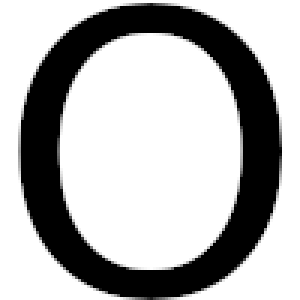
#> input picture imgs/Simple_circle_r45.png, 100 x 100 px, found by its file name (shown 3 times larger)
$ python '2.1- Hough_circle.py'   (older library calls are emulated)
#> lines starting #> are read from the running program, lines starting #| are printed output that depends on the picture; after the words box and inside, x2 and y2 are one past the last pixel; in counts of white or black regions, pixels touching at a corner belong together
import numpy as np
import cv2

# original_img = cv2.imread("/home/primary/git/CV/ComputerVision-Task2/imgs/Hough_circle.jpg", 0)
original_img = cv2.imread("/home/primary/git/CV/ComputerVision-Task2/imgs/Simple_circle_r45.png", 0)
#> original_img is the input picture: shape (100, 100); min 0, max 255, mean 177.7

img = cv2.Canny(original_img, 50, 80)
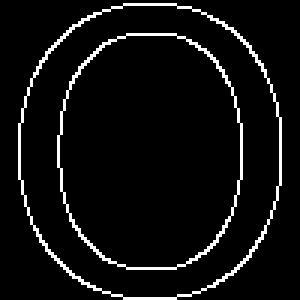
#> img: shape (100, 100) (shown 3 times larger); 5.9% white in thin lines or dots, all inside (x1, y1, x2, y2) = (6, 1, 94, 100)

num_thetas = 30

thetas = np.deg2rad(np.linspace(0, 90, num_thetas ))
# thetas = np.deg2rad(np.linspace(0, 350, num_thetas))
thetas_circle = np.deg2rad(np.linspace(0, 360, 360, endpoint = False))

width, height = img.shape
#> width = 100; height = 100

diag_len = np.int(np.sqrt(width * width + height * height)) + 1
#> diag_len = 142

rhos = np.linspace(0, diag_len , 40, dtype = np.int16)
#> rhos = 40 values from 0 to 142

cos_t = np.cos(thetas)
sin_t = np.sin(thetas)

cos_circle = np.cos(thetas_circle)
sin_circle = np.sin(thetas_circle)

acc_size = 2 * diag_len + 1
#> acc_size = 285

accumulator = np.zeros((acc_size, acc_size), dtype=np.uint16)

y_idxs, x_idxs = np.nonzero(img)
#> y_idxs = 590 values from 1 to 99; x_idxs = 590 values, max 93 at index 252, min 6 at index 257, mean 49.54

r = 45

for i in range(x_idxs.shape[0]):
    x = x_idxs[i]
    y = y_idxs[i]

    for t_idx in range(num_thetas):
            # diag_len is added for a positive index
            a = int (x - r * cos_t[t_idx] + diag_len)
            b = int (y - r * sin_t[t_idx] + diag_len)
            if (a >= acc_size or b >= acc_size): continue
            accumulator[a, b] += 1
#> this loop made 590 passes
#> (x, y) on passes 1 to 3: (41, 1), (42, 1), (43, 1)
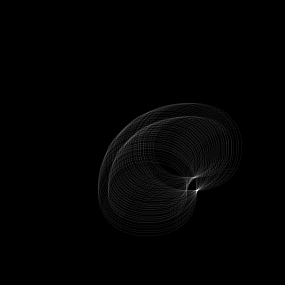
#> accumulator: shape (285, 285) uint16; min 0, max 21, mean 0.2; drawn with min black and max white

threshold = np.max(accumulator) - 1
#> threshold = 20
if threshold < 10:
    print("No circles")
idx = np.where(accumulator > threshold)
#> idx = ([190], [197])
a = idx[0]
#> a = [190]
b = idx[1]
#> b = [197]

color_photo = cv2.cvtColor(img, cv2.COLOR_GRAY2BGR)

for a_idx in range(a.shape[0]):
    x = np.uint16(a[a_idx] + r * cos_circle - diag_len - 1)
    y = np.uint16(b[a_idx] + r * sin_circle - diag_len - 1)
    for idx in range(x.shape[0]):
        color_photo[x[idx], y[idx]] = [255,0,0]
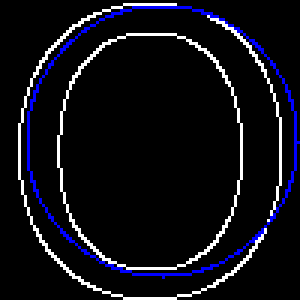
#> color_photo: shape (100, 100, 3) (shown 3 times larger); mean B, G, R 22.2, 14.7, 14.7


cv2.namedWindow("Quantized")
cv2.imshow("Quantized",color_photo)
cv2.waitKey()
cv2.destroyAllWindows()

$ run again, with imgs/Simple_circle_space_r45.png copied over imgs/Simple_circle_r45.png
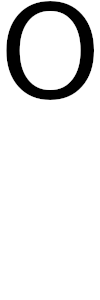
#> input picture imgs/Simple_circle_space_r45.png, 100 x 300 px, found by its file name
#> original_img is the input picture: shape (300, 100); min 0, max 255, mean 229.2
#> img: shape (300, 100); 2% white in thin lines or dots, all inside (x1, y1, x2, y2) = (6, 1, 94, 100)
#> y_idxs = 590 values from 1 to 99; x_idxs = 590 values, max 93 at index 252, min 6 at index 257, mean 49.54
#> the loop `for i in range(x_idxs.shape[0]):` made 590 passes
#> (x, y) on passes 1 to 3: (41, 1), (42, 1), (43, 1)
#> after the loop `for i in range(x_idxs.shape[0]):`:
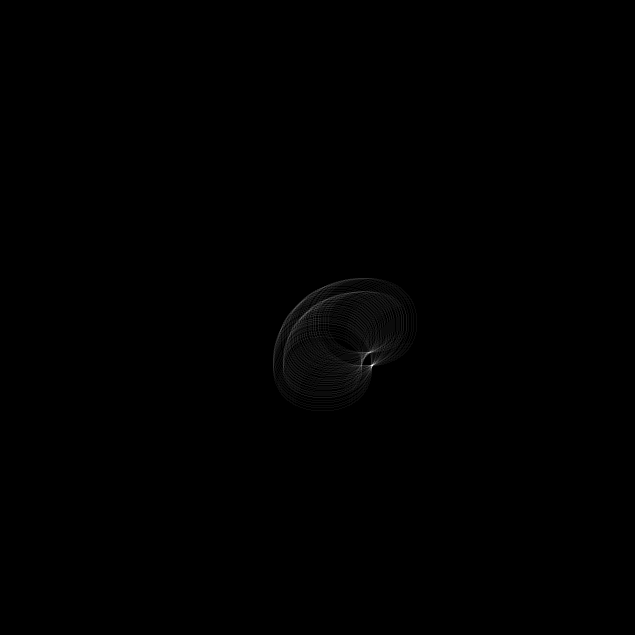
#> accumulator: shape (635, 635) uint16; min 0, max 21, mean 0; drawn with min black and max white
#> threshold = 20
#> idx = ([365], [372])
#> a = [365]
#> b = [372]
#> after the loop `for a_idx in range(a.shape[0]):`:
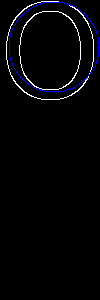
#> color_photo: shape (300, 100, 3); mean B, G, R 7.4, 4.9, 4.9
